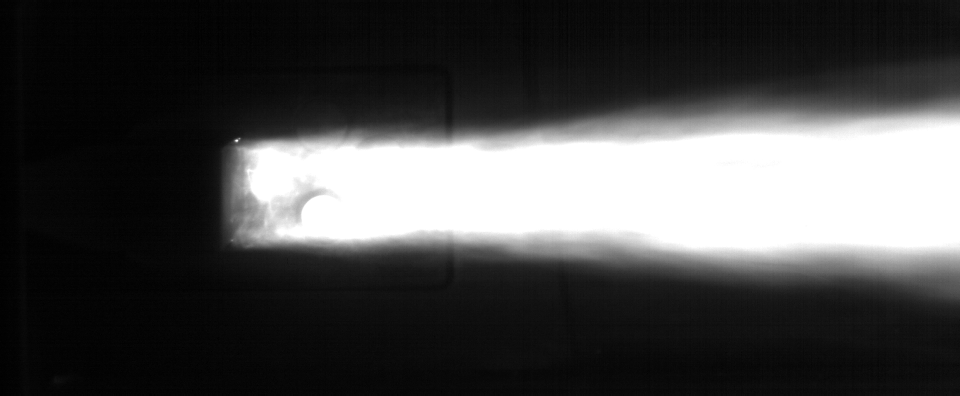
%> input picture ImgA000000.tif, 1920 x 792 px (shown at 1/2 size)
$ octave G_Find.m   (GNU Octave 9; MATLAB toolbox functions it lacks are replaced by stand-ins)
%> lines starting %> are read from the running program, lines starting %| are printed output that depends on the picture
clear all;
clc;
A = imread('ImgA000000.tif');
%> A is the input picture: size 792x1920 uint8; min 0, max 255, mean 72
A = im2double(A);
%> A: size 792x1920 double
Detect_Col = A(:,1364)*255;
%> Detect_Col = 792 values, max 255 at index 282, min 5 at index 7, mean 100.6
[x, y] = size(Detect_Col);
%> x = 792; y = 1
kernel = [-1;0;1];
G = zeros(x,1);
for i=2:x-1
    G(i,1) = Detect_Col(i-1) * kernel(1) + Detect_Col(i+1) * kernel(3);
end
%> after the loop, G = 792 values, max 14 at index 240, min -15 at index 504, mean 0.00631

figure(1)
G = smooth(G);
%> G = 792 values, max 9.6 at index 274, min -13.2 at index 506, mean 0.00682
plot(G);
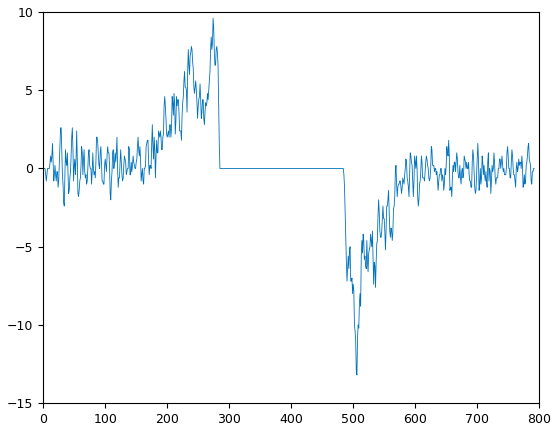
%> figure redrawn from the program's plot data; curve peaks at x = 274, y = 9.6
figure(2)
Detect_Col = smooth(Detect_Col);
%> Detect_Col = 792 values, max 255 at index 284, min 6 at index 25, mean 100.6
plot(Detect_Col);
hold on;
G2 = Detect_Col(1:282,:);
%> G2 = 282 values, max 250.8 at index 282, min 6 at index 25, mean 50.76
% G2 = smooth(G2);

%G2 is the curve we need to fit into the K/x^2 or into the K/(x-b)^2
%generate x axis data
[x, y] = size(G2);
%> x = 282
AXIS_X = 1:1:x;
%> AXIS_X = 282 values from 1 to 282
%rotate G2 and make it fit into k/x^2
counter = 1;
for i=x:(-1):1
    G3(counter) = G2(i);
    counter = counter + 1;
end
%> after the loop, G3 = 282 values, max 250.8 at index 1, min 6 at index 258, mean 50.76; counter = 283
G3 = G3';
for i=1:x
   reflection(i) = 367.9/(AXIS_X(i)^2);
end
G_Non_reflection = G3 - reflection';
%> G_Non_reflection = 282 values, max 222.2 at index 6, min -117.1 at index 1, mean 48.62
counter = 1;
for i = x: (-1) : 1
    G_Non_reflection_Real(counter,1) = G_Non_reflection(i);
    counter = counter + 1;
end
%> after the loop, G_Non_reflection_Real = 282 values, max 222.2 at index 277, min -117.1 at index 282, mean 48.62; counter = 283

Detect_Col(1:260,:) = G_Non_reflection_Real(1:260,:);
plot(Detect_Col);
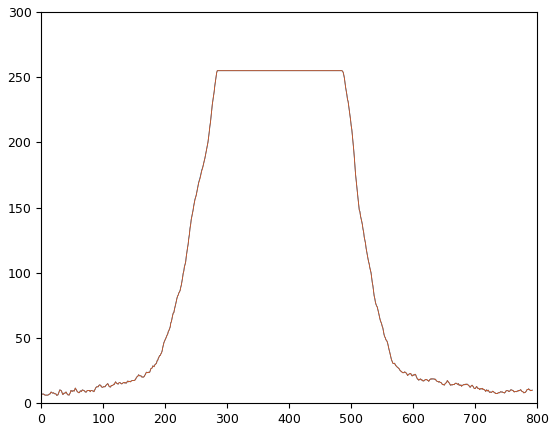
%> figure redrawn from the program's plot data; curve peaks at x = 284, y = 255
%re-calculate the grad
kernel = [-1;0;1];
[x,y] = size(Detect_Col);
%> x = 792
G_New = zeros(x,1);
for i=2:x-1
    G_New(i,1) = Detect_Col(i-1) * kernel(1) + Detect_Col(i+1) * kernel(3);
end
%> after the loop, G_New = 792 values, max 9.6 at index 274, min -13.2 at index 506, mean 0.00717
G_New = smooth(G_New);
%> G_New = 792 values, max 8.52 at index 273, min -11.68 at index 505, mean 0.00731
figure(3)
plot(G_New);
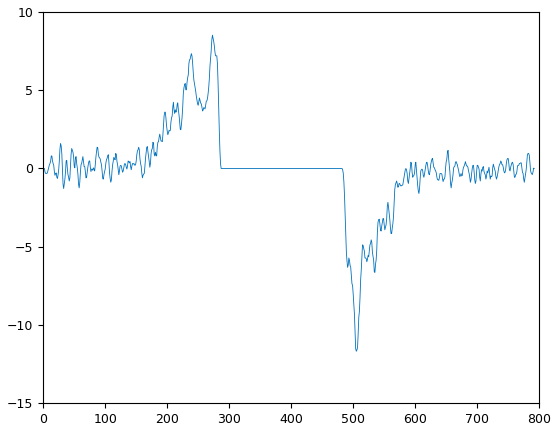
%> figure redrawn from the program's plot data; curve peaks at x = 273, y = 8.52
%get the sub of grad
G_Sub = G - G_New;
%> G_Sub = 792 values, max 2.08 at index 54, min -1.91 at index 232, mean -0.000494
figure(4)
plot(G_Sub);
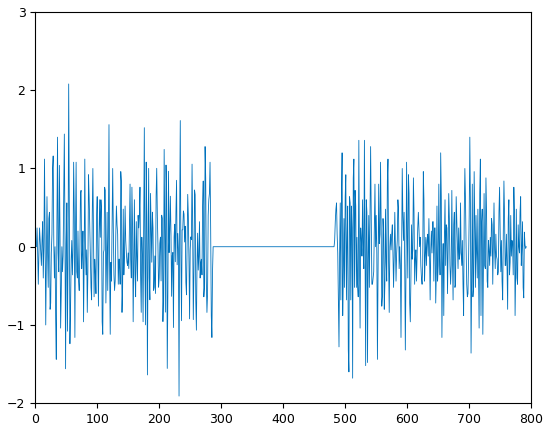
%> figure redrawn from the program's plot data; curve peaks at x = 54, y = 2.08
%> (the run ends here)
